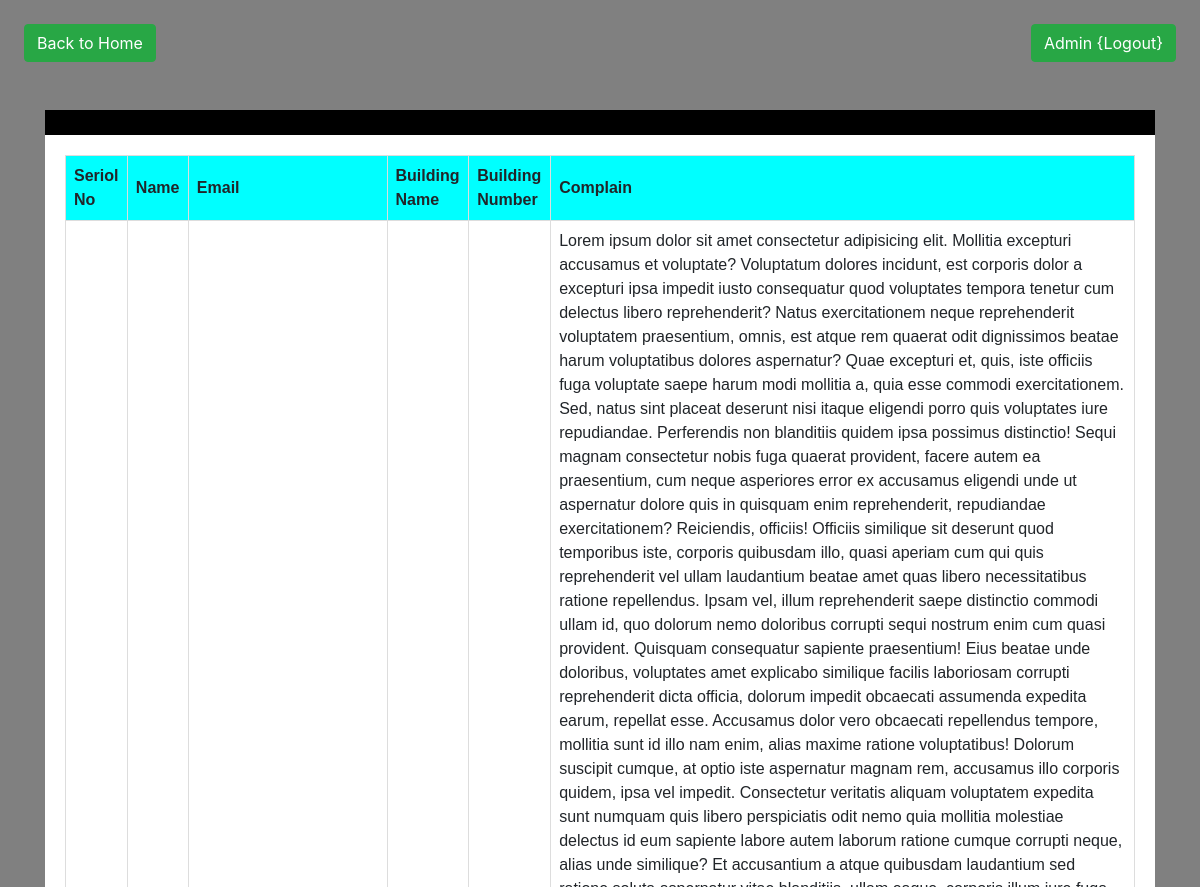
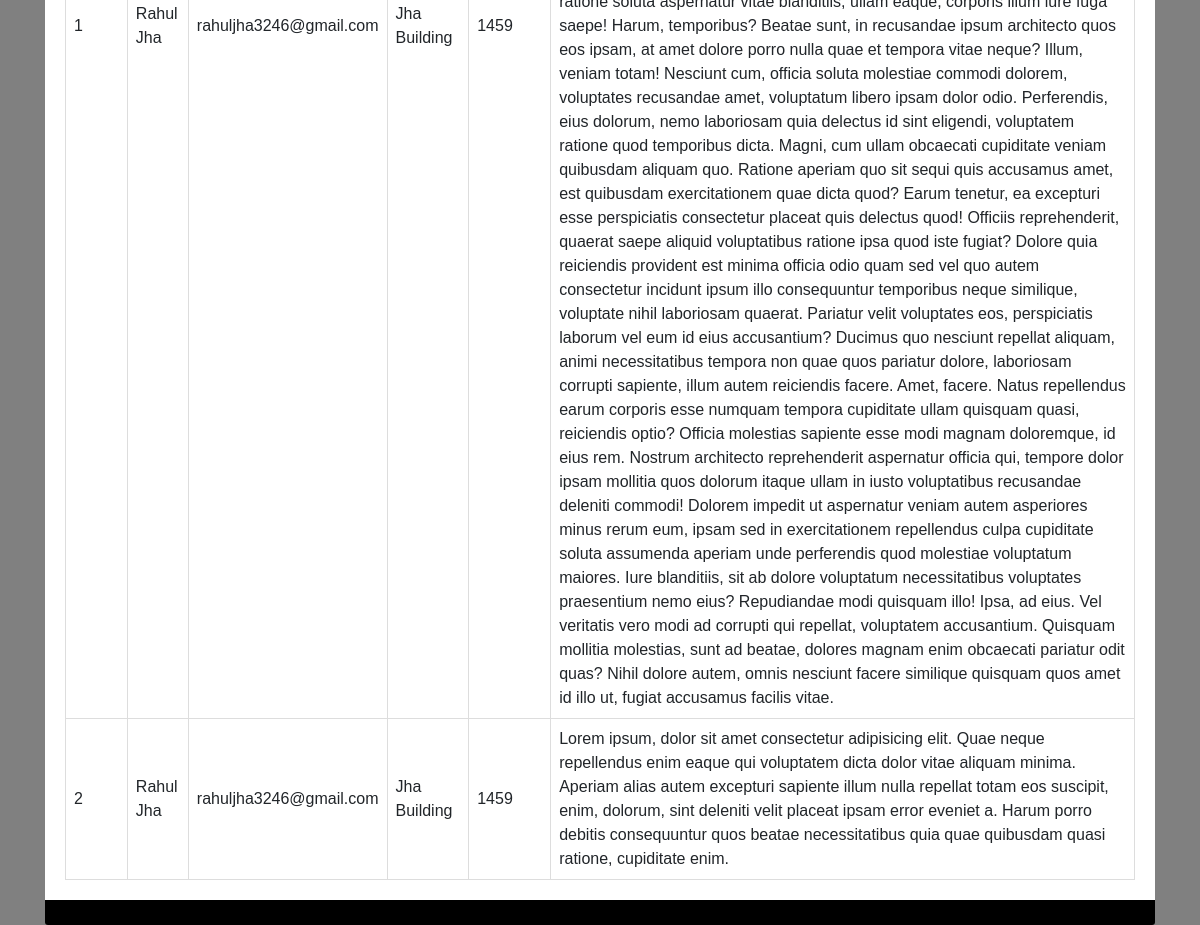
The page /view_complain.php (signed in) on the database its author committed (2 pictures, top to bottom).
### tables this page shows
CREATE TABLE `complain` (
  `slno` int(100) NOT NULL,
  `name` varchar(255) NOT NULL,
  `email` varchar(255) NOT NULL,
  `complain` varchar(10000) NOT NULL,
  `building_name` varchar(255) NOT NULL,
  `building_no` varchar(100) NOT NULL
);

### view_complain.php (the view, shortened to what this page needs)
<?php
    include 'dbconn.php';
if(!isset($_SESSION['loggedin']) && $_SESSION['user']=="admin"){
echo '
<div class="alert alert-danger" role="alert">
Login First
</div>';
}
else if(isset($_SESSION['loggedin']) && $_SESSION['user']==null){
    echo '
    <div class="alert alert-danger" role="alert">
    You are not an Admin
    </div>';
}
else if(!isset($_SESSION['loggedin']) && $_SESSION['user']==null){
    echo '
    <div class="alert alert-danger" role="alert">
    Login First
    </div>';
    }
    else{
?>
<!doctype html>
<html lang="en">
<head>
    <link rel="stylesheet" href="https://stackpath.bootstrapcdn.com/bootstrap/4.5.2/css/bootstrap.min.css"
>
</head>
<body style="background-color: gray;">
    <div class="d-flex justify-content-between ">
        <a href="index.php"><button type="button" class="btn btn-success mt-4 mx-4">Back to Home</button></a>
        <a href="logout.php"><button type="button" class="btn btn-success mt-4 mx-4">Admin {Logout}</button></a>
    </div>
    <div class="container">
    <div class="mt-5">
        <div class="card-footer" style="background-color: black;"></div>
<div class="card-body" style="overflow-x: auto; background-color:white;">
    <table id="table">
  <thead style="background-color: cyan;">
    <tr>
      <th scope="col">Seriol No</th>
      <th scope="col">Name</th>
      <th scope="col">Email</th>
      <th scope="col">Building Name</th>
      <th scope="col">Building Number</th>
      <th scope="col">Complain</th>
    </tr>
  </thead>
<?php
$sql="select * from `complain`";
$result=mysqli_query($conn,$sql);
while($row=mysqli_fetch_assoc($result)){
echo '  <tbody>
<tr>
  <td>'.$row['slno'].'</th>
  <td>'.$row['name'].'</td>
  <td>'.$row['email'].'</th>
  <td>'.$row['building_name'].'</td>
  <td>'.$row['building_no'].'</th>
  <td>'.$row['complain'].'</td>
</tr>
</tbody>';
}
?>
</table>
</div>
        <div class="card-footer" style="background-color: black;"></div>
        </div>
    </div>
</body>
</html>
<?php
    }
?>

### view_complain.php (style rules this page uses)
#table { font-family: arial, sans-serif; border-collapse: collapse; width: 100%; }
td, th { border: 1px solid #dddddd; text-align: left; padding: 8px; }

### rows shown on the page
complain: slno "1", name "Rahul Jha", email "rahuljha3246@gmail.com", building_name "Jha Building", building_no "1459", complain "Lorem ipsum dolor sit amet consectetur adipisicing elit. Mollitia excepturi accusamus et voluptate? Voluptatum dolores incidunt, est corporis dolor a excepturi ipsa impedit iusto consequatur quod voluptates tempora tenetur cum delectus libero reprehenderit? Natus exercitationem neque reprehenderit voluptatem praesentium, omnis, est atque rem quaerat odit dignissimos beatae harum voluptatibus dolores aspernatur? Quae excepturi et, quis, iste officiis fuga voluptate saepe harum modi mollitia a, quia esse commodi exercitationem. Sed, natus sint placeat deserunt nisi itaque eligendi porro quis voluptates iure repudiandae. Perferendis non blanditiis quidem ipsa possimus distinctio! Sequi magnam…"
complain: slno "2", name "Rahul Jha", email "rahuljha3246@gmail.com", building_name "Jha Building", building_no "1459", complain "Lorem ipsum, dolor sit amet consectetur adipisicing elit. Quae neque repellendus enim eaque qui voluptatem dicta dolor vitae aliquam minima. Aperiam alias autem excepturi sapiente illum nulla repellat totam eos suscipit, enim, dolorum, sint deleniti velit placeat ipsam error eveniet a. Harum porro debitis consequuntur quos beatae necessitatibus quia quae quibusdam quasi ratione, cupiditate enim."
